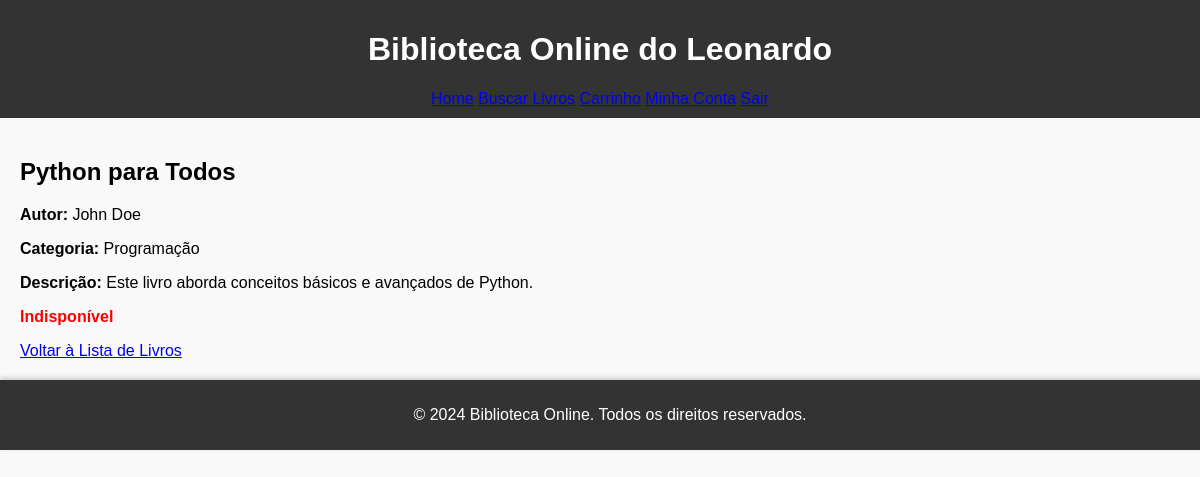
Page /detalhes/1 (signed in) on the committed database.
### models.py (models this page shows)
class Livro(db.Model):
    __tablename__ = 'livros'
    id = db.Column(db.Integer, primary_key=True)
    titulo = db.Column(db.String(200), nullable=False)
    autor = db.Column(db.String(100), nullable=False)
    descricao = db.Column(db.Text, nullable=True)
    categoria = db.Column(db.String(100), nullable=False)
    disponibilidade = db.Column(db.Boolean, default=True)  # True significa disponível

### routes.py (the view)
    @app.route("/detalhes/<int:livro_id>")
    @login_required
    def detalhes(livro_id):
        livro = Livro.query.get_or_404(livro_id)
        return render_template("details.html", livro=livro)

### routes.py (called while the page is built)
def login_required(f):
    @wraps(f)
    def decorated_function(*args, **kwargs):
        if "usuario_id" not in session:
            flash("Faça login para acessar esta página.", "warning")
            return redirect(url_for("login"))
        return f(*args, **kwargs)
    return decorated_function

### templates/details.html (shortened to what this page needs)
{% extends "base.html" %}
{% block content %}
<h2>{{ livro.titulo }}</h2>
<p><strong>Autor:</strong> {{ livro.autor }}</p>
<p><strong>Categoria:</strong> {{ livro.categoria }}</p>
<p><strong>Descrição:</strong> {{ livro.descricao }}</p>
{% if livro.disponibilidade %}
    <p style="color: green;"><strong>Disponível</strong></p>
    <a href="{{ url_for('adicionar_ao_carrinho', livro_id=livro.id) }}" class="button">Adicionar ao Carrinho</a>
{% else %}
    <p style="color: red;"><strong>Indisponível</strong></p>
{% endif %}
<a href="{{ url_for('index') }}">Voltar à Lista de Livros</a>
{% endblock %}

### static/style.css (style rules this page uses)
body { font-family: Arial, sans-serif; margin: 0; padding: 0; background-color: #f9f9f9; }

### rows in the picture
Livro: titulo "Python para Todos", autor "John Doe", categoria "Programação", descricao "Este livro aborda conceitos básicos e avançados de Python."
